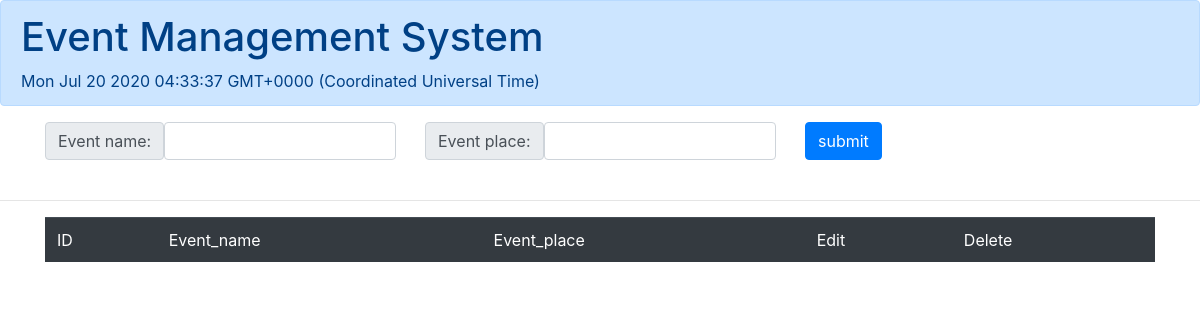
/eventpage/, run on an earlier commit of the app's database.
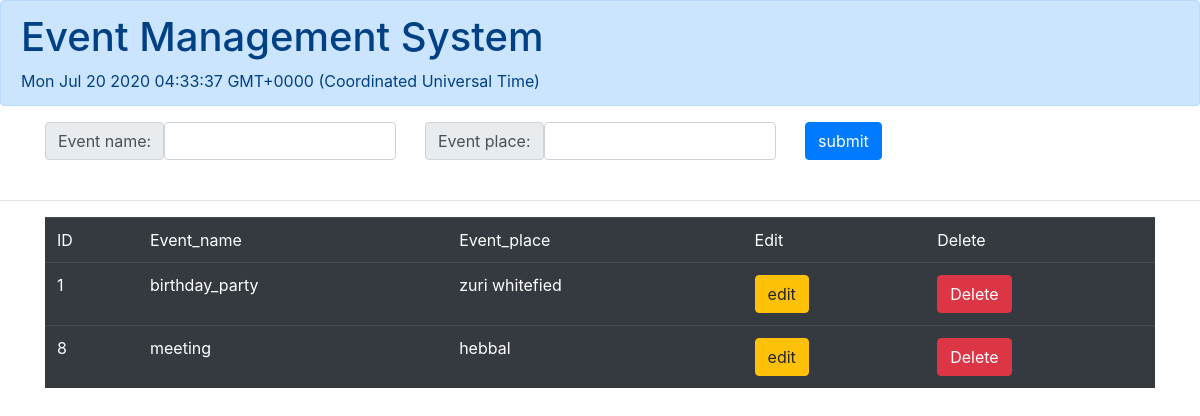
And on a later commit of the database.
### event/models.py (models this page shows, shortened)
class Event(models.Model):
    event_id = models.AutoField(primary_key= True)
    event_name  = models.CharField(max_length= 50)
    event_place  = models.CharField(max_length= 50)

### event/views.py (the view, shortened to what this page needs)
# urls.py: path('eventpage/', EventView.as_view())  ### best proximity
class EventView(View):
    def get(self, request):
        event_obj = Event.objects.all()
        response_list = []
        for events in event_obj:
            response_list.append({"event_id": events.event_id, "event_name": events.event_name, "event_place": events.event_place })
        return render(request,  'event_page.html', context={"event_list": response_list, "logged_in":request.user.get_username() } )

### event/templates/event_page.html (shortened to what this page needs)
{% load static %}
<html>
    <head>
        <link rel="stylesheet" href="https://stackpath.bootstrapcdn.com/bootstrap/4.3.1/css/bootstrap.min.css">
 </head>
<body>
    <div class="alert alert-primary" role="alert">
        <h1> Event Management System
        </h1>
       <marquee> <span id="current_time">  </span> </marquee>
      </div>
<div class="container">
    <div class="row">
      <div class="col-sm">
        <div class="input-group-prepend">
            <span class="input-group-text" id="">Event name:</span>
            <input type="text" id="event_name" class="form-control">
        </div>
      </div>
      <div class="col-sm">
        <div class="input-group-prepend">
            <span class="input-group-text" id="">Event place: </span>
            <input type="text" id="event_place" class="form-control">
        </div>
      </div>
      <div class="col-sm">
        <input type="button" value="submit" class="btn btn-primary" onclick="event_save_edit_delete('add')">
      </div>
    </div>
  </div>
<br>
<hr>
<div class="container">
<table class="table table-dark">
    <tr>
        <td>ID</td> <td>Event_name</td><td>Event_place</td>
        <td> Edit </td>
        <td> Delete</td>
    </tr>
    {% for each_event in event_list %}
    <tr>
        <td> {{each_event.event_id}}  </td> <td> {{each_event.event_name}} </td><td>{{each_event.event_place}}</td>
        <td> <input type="button" value="edit" class="btn btn-warning" onclick="edit(this)"> </td>
        <td> <input type="button" value="Delete" class="btn btn-danger" onclick="event_save_edit_delete('delete', '{{each_event.event_id}}')"> </td>
    </tr>
    {% endfor %}
</table>
</div>
</body>
</html>

What changed in the data, as far as the page shows it:
added Event: event_name "birthday_party", event_place "zuri whitefied"
added Event: event_name "meeting", event_place "hebbal"
Also different on the page:
new list line: "1 edit Delete"
new list line: "8 edit Delete"
